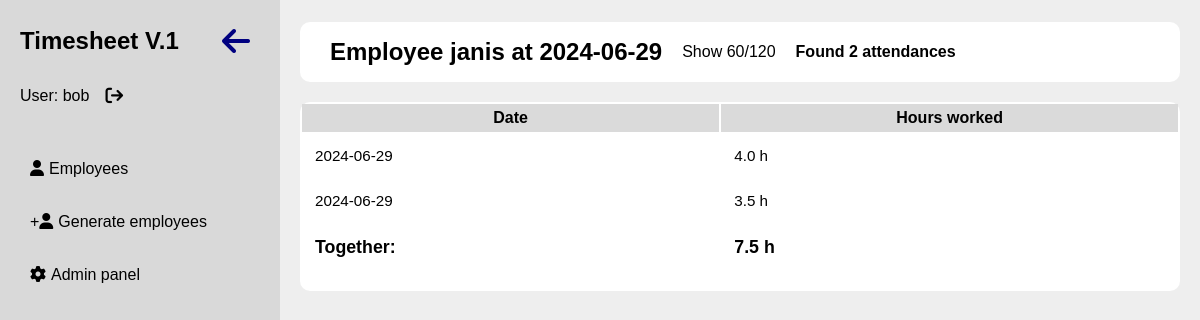
/employees/detail/1/date/2024-06-29 (signed in), run on the app's committed database.
### employees/models.py (models this page shows, shortened)
class Employees(models.Model):
    username = models.TextField()
    class Meta:
        db_table = 'Employees'

class Attendance(models.Model):
    employee = models.ForeignKey('Employees', models.DO_NOTHING)
    date = models.TextField()
    hours_worked = models.FloatField()
    class Meta:
        db_table = 'Attendance'

### employees/views.py (the view)
# urls.py: path('detail/<str:id>/date/<str:date>', views.employee_attendance_at_a_date),
@login_required
def employee_attendance_at_a_date(request, id=None, date=None):
    if id:
        employee = get_object_or_404(Employees, pk=id)
        attendance = Attendance.objects.filter(employee=employee, date=date)
        total = attendance.aggregate(total_hours=Sum('hours_worked'))['total_hours'] or 0
        return render(request, 'employees/attendance_at_a_date.html', {
            'employee': employee,
            'date': date,
            'attendance': attendance,
            'total': total,
            'num_rows': attendance.count()
        })

### employees/templates/employees/attendance_at_a_date.html
{% extends 'base.html' %}
{% load static %}
{% block content %}
<section class="employee_outer">
  <div class="employee_filter">
        <h2>Employee {{employee.username}} at {{date}}</h2>
        <button id="toggleButton" onclick="toggleAmount()">Show 60/120</button>
        <h4> Found {{ num_rows }} attendances</h4>
    </div>
  <table id="employee_table">
    <thead>
      <tr>
        <th>Date</th>
        <th>Hours worked</th>
      </tr>
    </thead>
    <tbody>
      {% for atte in attendance %}
        <tr>
          <td>{{ atte.date }}</td>
          <td>{{ atte.hours_worked }} h</td>
        </tr>
      {% empty %}
        <tr>
          <td colspan="2">No data found</td>
        </tr>
      {% endfor %}
        <tr>
          <td><h3>Together:</h3></td>
          <td><h3>{{ total }} h</h3></td>
        </tr>
    </tbody>
  </table>
</section>
{% endblock %}

### templates/navbar.html (shortened to what this page needs)
<nav class="navbar_outer">
    <div class="navbar_home">
        <button><a href="/">Timesheet V.1</a></button>
        <button onclick="toggleClass()" class="navbar_close"><i class="fa-solid fa-arrow-left"></i></button>
    </div>
    <div class="navbar_profil">
        <p>User: {{ user.username }}</p>
        <button onclick="window.location.href='/accounts/logout'"><i class="fa-solid fa-arrow-right-from-bracket"></i></button>
    </div>
    <ul>
        <li><a href="/employees"><i class="fa-solid fa-user"></i>Employees</a></li>
        <li><a href="/data/create_new_employees">+<i class="fa-solid fa-user"></i>Generate employees</a></li>
        {% if user.is_superuser%}
        <li><a href="/admin"><i class="fa-solid fa-gear"></i>Admin panel</a></li>
        {% endif %}
    </ul>
</nav>

### static/css/index.css (style rules this page uses)
.navbar_outer { left: 0px; background-color: rgb(217, 217, 217); padding: 20px 20px; height: 100vh; width: 280px; position: fixed; opacity: 1; transition: ease-out 0.2s; z-index: 4000; }
.navbar_outer .navbar_home { display: flex; align-items: center; justify-content: space-between; }
.navbar_outer .navbar_home a { font-size: 1.5rem; }
.navbar_outer .navbar_home button { font-size: 2rem; padding: 0px; color: navy; font-weight: bold; }
.navbar_outer .navbar_home .navbar_close { transition: 0.3s ease-in; border-radius: 50%; padding: 5px 10px; }
.navbar_outer .navbar_profil { display: flex; margin-top: 20px; }
.navbar_outer .navbar_profil p { margin: 5px 0px; }
.navbar_outer .navbar_profil button { margin-left: 10px; font-size: 1.1rem; }
.navbar_outer ul { margin: 40px 0px 20px 0px; }
.navbar_outer ul li { margin: 15px 0px; }
.navbar_outer ul li a { display: inline-block; padding: 10px; width: 100%; border-radius: 5px; transition: 0.1s ease-in; }
.navbar_outer ul li a i { margin-right: 5px; }
.dashbord_outer h2:first-child, .dashbord_outer_mob h2:first-child { margin-top: 0px; }
.employee_outer .employee_filter { background-color: rgb(255, 255, 255); border-radius: 10px; min-height: 60px; margin: 0px 0px 20px 0px; display: flex; padding: 0px 10px 0px 0px; align-items: center; flex-wrap: wrap; }
.employee_outer .employee_filter h2 { margin: auto 0px auto 30px; padding: 10px 0px; }
.employee_outer .employee_filter h4 { margin: auto 0px auto 10px; }
.employee_outer .employee_filter button { margin: auto 0px auto 10px; padding: 10px; transition: 0.3s ease-in; border-radius: 10px; }
.employee_outer table { background-color: rgb(255, 255, 255); border-radius: 10px; width: 100%; max-height: 80vh; }
.employee_outer table thead tr th { height: 10px; padding: 5px; background-color: rgb(218, 218, 218); transition: 0.2s ease-in-out; }
.employee_outer table tbody tr { transition: 0.1s ease-in-out; height: fit-content; }
.employee_outer table tbody tr td { min-height: fit-content; padding: 13px; font-size: 0.95rem; }
* { box-sizing: border-box; font-family: "Source Sans Pro", sans-serif; }
html { font-size: 16px; background-color: #eeeeee; }
body { margin: 0%; }
a { text-decoration: none; color: black; }
button { border: none; cursor: pointer; font-size: 1rem; background-color: transparent; }
ul { padding: 0px; }
ul li { list-style: none; margin: 0%; }

### data on the page
Employees: username "janis"
Attendance: date "2024-06-29", hours_worked "4.0"
Attendance: date "2024-06-29", hours_worked "3.5"

### other printed values
{{ user.username }} "bob"
{{ date }} "2024-06-29"
{{ num_rows }} "2"
{{ total }} "7.5"
